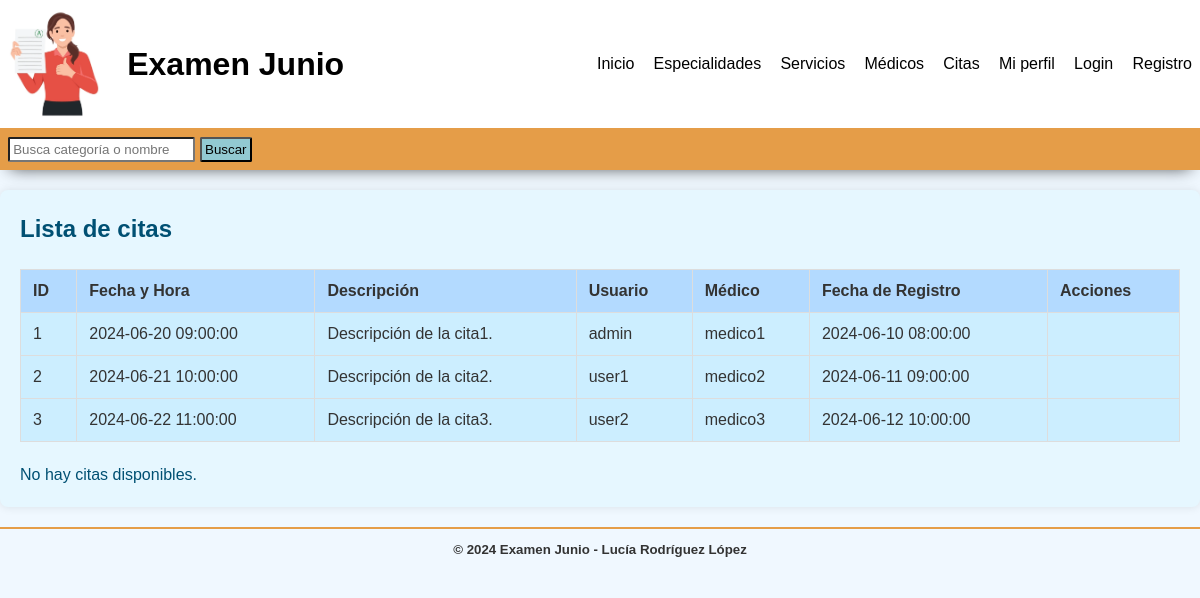
The page /citas on the database its author committed.
### tables this page shows
CREATE TABLE IF NOT EXISTS citas(
    id INT AUTO_INCREMENT NOT NULL,
    fecha_hora DATETIME NOT NULL,
    descripcion TEXT,
    usuario_id INT NOT NULL,
    medico_id INT NOT NULL,
    fecha_registro DATETIME NOT NULL,
    CONSTRAINT pk_citas PRIMARY KEY (id),
    CONSTRAINT fk_cita_usuario FOREIGN KEY (usuario_id) REFERENCES usuarios(id),
    CONSTRAINT fk_cita_medico FOREIGN KEY (medico_id) REFERENCES medicos(id)
);

CREATE TABLE IF NOT EXISTS usuarios(
    id INT AUTO_INCREMENT NOT NULL,
    nombre VARCHAR(100) NOT NULL,
    apellidos VARCHAR(255),
    usuario VARCHAR(255) NOT NULL,
    email VARCHAR(255) NOT NULL,
    contrasena VARCHAR(255) NOT NULL,
    rol VARCHAR(20),
    CONSTRAINT pk_usuarios PRIMARY KEY (id),
    CONSTRAINT uq_email UNIQUE (email),
    CONSTRAINT uq_usuario UNIQUE (usuario) 
);

CREATE TABLE IF NOT EXISTS medicos(
    id INT AUTO_INCREMENT NOT NULL,
    nombre VARCHAR(100) NOT NULL,
    apellidos VARCHAR(255) NOT NULL,
    telefono VARCHAR(20) NOT NULL,
    email VARCHAR(255) NOT NULL,
    usuario_id INT NOT NULL,
    CONSTRAINT pk_medicos_cita PRIMARY KEY (id),
    CONSTRAINT fk_medico_usuario FOREIGN KEY (usuario_id) REFERENCES usuarios(id)
);

### src/Lib/Pages.php (called while the page is built, shortened)
<?php
class Pages {
    public function render(string $pageName, array $params = null): void {
        require_once __DIR__ . "/../Views/layout/header.php";
        require_once __DIR__ . "/../Views/$pageName.php";
        require_once __DIR__ . "/../Views/layout/footer.php";
    }
}

### src/Controllers/CitasController.php (called while the page is built, shortened)
<?php
class citasController
{
    private Pages $pagina;
    private citasService $citasService;
    public function __construct()
    {
        $this->pagina = new Pages();
        $this->citasService = new citasService();
    }
    public function mostrarcitas($emailRecordado = null, $mensaje = null): void
    {
        $citas = $this->citasService->obtenercitas();
        $citasModel = [];
        foreach ($citas as $cita) {
            $citaModel = new Cita(
                $cita['id'],
                $cita['fecha_hora'],
                $cita['descripcion'],
                $cita['usuario_id'],
                $cita['medico_id'],
                $cita['fecha_registro'],
                $cita['nombre_usuario'],
                $cita['nombre_medico']
            );
            $citasModel[] = $citaModel;
        }
        $usuarioController = new UsuarioController();
        $emailSesion = $usuarioController->obtenerEmailUsuario($emailRecordado);
        $rol = 'usur';
          $medicosController = new medicosController();
          $medicos = $medicosController->todasmedicos();
        $this->pagina->render('citas/mostrarcitas', ['citas' => $citasModel, 'emailSesion' => $emailSesion, 'rol' => $rol, 'mensaje' => $mensaje, 'medicos' =>$medicos, 'usuario_id' => $usuario_id]);
    }
}

### src/Routes/Routes.php (called while the page is built, shortened)
<?php
  class Routes{
    public static function index(){
    Router::add('GET','/citas', function (){
        return (new CitasController())->mostrarCitas();
    });
        Router::dispatch();
    }
  }

### src/init.php (called while the page is built, shortened)
<?php
Routes::index();

### public/index.php (called while the page is built)
<?php
require_once '../src/init.php';

### src/Lib/DataBase.php (called while the page is built, shortened)
<?php
class DataBase
{
    private ?PDO $conexion;
    private string $server;
    private string $user;
    private string $pass;
    private string $data_base;
    function __construct()
    {
        $this->server = $_ENV['DB_HOST'];
        $this->user = $_ENV['DB_USER'];
        $this->pass = $_ENV['DB_PASS'];
        $this->data_base = $_ENV['DB_DATABASE'];
        $this->conexion = $this->conect();
    }
    function conect() : PDO {
        try {
            $opciones = array(
                PDO::MYSQL_ATTR_INIT_COMMAND => "SET NAMES utf8mb4",
                PDO::MYSQL_ATTR_FOUND_ROWS => true
            );
            $conexion = new PDO("mysql:host={$this->server};dbname={$this->data_base}",$this->user,$this->pass,$opciones);
            return $conexion;
        } catch (PDOException $e) {
            echo "Ha surgido un error y no se puede conectar con la base de datos".$e->getMessage();
            exit;
        }
    }
    public function prepareSQL(string $querySQL) {
        return $this->conexion->prepare($querySQL);
    }
}

### src/Services/CitasService.php (called while the page is built, shortened)
<?php
    class CitasService{
        private CitasRepository $citasRepository;
        function __construct() {
            $this->citasRepository = new citasRepository();
        }
        public function obtenercitas() :?array {
            return $this->citasRepository->findAll();
        }
    }

### src/Repositories/CitasRepository.php (called while the page is built, shortened)
<?php
    class citasRepository{
        private DataBase $conexion;
        function __construct(){
            $this->conexion = new DataBase();
        }
        public function findAll():array|string|null {
            $citaCommit = null;
            try {
                $this->sql = $this->conexion->prepareSQL("
                                                        SELECT  c.id,
                                                                c.fecha_hora,
                                                                c.descripcion,
                                                                c.usuario_id,
                                                                c.medico_id,
                                                                c.fecha_registro,
                                                                u.nombre AS nombre_usuario,
                                                                cc.nombre AS nombre_medico
                                                        FROM citas c
                                                        JOIN usuarios u
                                                            ON c.usuario_id = u.id
                                                        JOIN medicos cc
                                                            ON c.medico_id = cc.id;");
                $this->sql->execute();
                $citaCommitData = $this->sql->fetchAll(PDO::FETCH_ASSOC);
                $citaCommit = $citaCommitData ?: null;
            } catch (PDOException $e) {
                $citaCommit = $e->getMessage();
            }
            return $citaCommit;
        }
}

### src/Models/Cita.php (called while the page is built, shortened)
<?php
class Cita
{
    private int $id;
    private string $fecha_hora;
    private ?string $descripcion;
    private string $fecha_registro;
    private string $nombre_usuario;
    private string $nombre_medico;
    public function __construct(
        int $id,
        string $fecha_hora,
        ?string $descripcion,
        int $usuario_id,
        int $medico_id,
        string $fecha_registro,
        string $nombre_usuario,
        string $nombre_medico,
    ) {
        $this->id = $id;
        $this->fecha_hora = $fecha_hora;
        $this->descripcion = $descripcion;
        $this->fecha_registro = $fecha_registro;
        $this->nombre_usuario = $nombre_usuario;
        $this->nombre_medico = $nombre_medico;
    }
    public function getCitaId(): int
    {
        return $this->id;
    }
    public function getFechaHora(): string
    {
        return $this->fecha_hora;
    }
    public function getDescripcion(): ?string
    {
        return $this->descripcion;
    }
    public function getFechaRegistro(): string
    {
        return $this->fecha_registro;
    }
    public function getNombreUsuario(): string
    {
        return $this->nombre_usuario;
    }
    public function getNombremedico(): string
    {
        return $this->nombre_medico;
    }
}

### src/Views/Citas/mostrarCitas.php (the view, shortened to what this page needs)
<!DOCTYPE html>
<html lang="es">
<head>
    <link rel="stylesheet" href="path/to/your/styles.css">
</head>
<body class="citas-body">
    <main class="citas-main">
        <h2 class="citas-heading">Lista de citas</h2>
        <?php if (!empty($citas)): ?>
            <table class="citas-table">
                <thead>
                    <tr>
                        <th>ID</th>
                        <th>Fecha y Hora</th>
                        <th>Descripción</th>
                        <th>Usuario</th>
                        <th>Médico</th>
                        <th>Fecha de Registro</th>
                        <th>Acciones</th>
                    </tr>
                </thead>
                <tbody>
                    <?php foreach ($citas as $cita): ?>
                        <tr>
                            <td><?php echo htmlspecialchars($cita->getCitaId(), ENT_QUOTES, 'UTF-8'); ?></td>
                            <td><?php echo htmlspecialchars($cita->getFechaHora(), ENT_QUOTES, 'UTF-8'); ?></td>
                            <td><?php echo htmlspecialchars($cita->getDescripcion() ?? 'Sin descripción', ENT_QUOTES, 'UTF-8'); ?></td>
                            <td><?php echo htmlspecialchars($cita->getNombreUsuario(), ENT_QUOTES, 'UTF-8'); ?></td>
                            <td><?php echo htmlspecialchars($cita->getNombreMedico(), ENT_QUOTES, 'UTF-8'); ?></td>
                            <td><?php echo htmlspecialchars($cita->getFechaRegistro(), ENT_QUOTES, 'UTF-8'); ?></td>
                            <td>
                            </td>
                        </tr>
                    <?php endforeach; ?>
                </tbody>
            </table>
        <?php else: ?>
            <p class="citas-no-citas">No hay citas disponibles.</p>
        <?php endif; ?>
        <?php if ($rol === 'admin'): ?>
            <div class="citas-nuevo">
                <h2 class="citas-registro-form-heading">Crear nueva cita</h2>
                <form action="<?= BASE_URL ?>nueva_cita" method="POST" class="citas-registro-form">
                    <label for="fecha_hora">Fecha y Hora:</label><br>
                    <input type="datetime-local" id="fecha_hora" name="fecha_hora" required><br><br>
                    <label for="descripcion">Descripción:</label><br>
                    <textarea id="descripcion" name="descripcion" rows="4" cols="50"></textarea><br><br>
                    <input type="hidden" id="usuario_id" name="usuario_id" value="<?= htmlspecialchars($usuario_id, ENT_QUOTES, 'UTF-8'); ?>">
                    <label for="medico">ID medico:</label><br>
                    <select id="medico" name="medico" required class="registro-select">
                        <?php foreach ($medicos as $medico): ?>
                            <option value="<?php echo htmlspecialchars($medico->getId(), ENT_QUOTES, 'UTF-8'); ?>"><?php echo htmlspecialchars($medico->getNombre(), ENT_QUOTES, 'UTF-8'); ?></option>
                        <?php endforeach; ?>
                    </select>
                    <input type="submit" value="Crear nueva cita" class="form-submit">
                </form>
            </div>
            <h2 class="citas-editar-titulo">Editar Citas ya existentes</h2>
            <table class="citas-table">
                <thead>
                    <tr>
                        <th>ID</th>
                        <th>Fecha y Hora</th>
                        <th>Descripción</th>
                        <th>Usuario</th>
                        <th>Médico</th>
                        <th>Fecha de Registro</th>
                        <th>Acciones</th>
                    </tr>
                </thead>
                <tbody>
                    <?php foreach ($citas as $cita): ?>
                        <tr>
                            <form action="<?= BASE_URL ?>editar_cita" method="POST">
                                <input type="hidden" name="cita_id" value="<?php echo htmlspecialchars($cita->getCitaId(), ENT_QUOTES, 'UTF-8'); ?>">
                                <td><?php echo htmlspecialchars($cita->getCitaId(), ENT_QUOTES, 'UTF-8'); ?></td>
                                <td><input type="datetime-local" name="fecha_hora" value="<?php echo htmlspecialchars($cita->getFechaHora(), ENT_QUOTES, 'UTF-8'); ?>"></td>
                                <td><textarea name="descripcion"><?php echo htmlspecialchars($cita->getDescripcion() ?? 'Sin descripción', ENT_QUOTES, 'UTF-8'); ?></textarea></td>
                                <td><input type="number" name="usuario_id" value="<?php echo htmlspecialchars($cita->getUsuarioId(), ENT_QUOTES, 'UTF-8'); ?>" readonly></td>
                                <td><input type="number" name="medico_id" value="<?php echo htmlspecialchars($cita->getmedicoId(), ENT_QUOTES, 'UTF-8'); ?>"></td>
                                <td><?php echo htmlspecialchars($cita->getFechaRegistro(), ENT_QUOTES, 'UTF-8'); ?></td>
                                <td>
                                    <button type="submit" class="form-submit">Guardar</button>
                                </td>
                            </form>
                        </tr>
                    <?php endforeach; ?>
                </tbody>
            </table>
        <?php else: ?>
            <p class="citas-no-citas">No hay citas disponibles.</p>
        <?php endif; ?>
    </main>
</body>
</html>

### rows shown on the page
citas: id "1", fecha_hora "2024-06-20 09:00:00", descripcion "Descripción de la cita1.", usuario.nombre "admin", medico.nombre "medico1", fecha_registro "2024-06-10 08:00:00"
citas: id "2", fecha_hora "2024-06-21 10:00:00", descripcion "Descripción de la cita2.", usuario.nombre "user1", medico.nombre "medico2", fecha_registro "2024-06-11 09:00:00"
citas: id "3", fecha_hora "2024-06-22 11:00:00", descripcion "Descripción de la cita3.", usuario.nombre "user2", medico.nombre "medico3", fecha_registro "2024-06-12 10:00:00"
